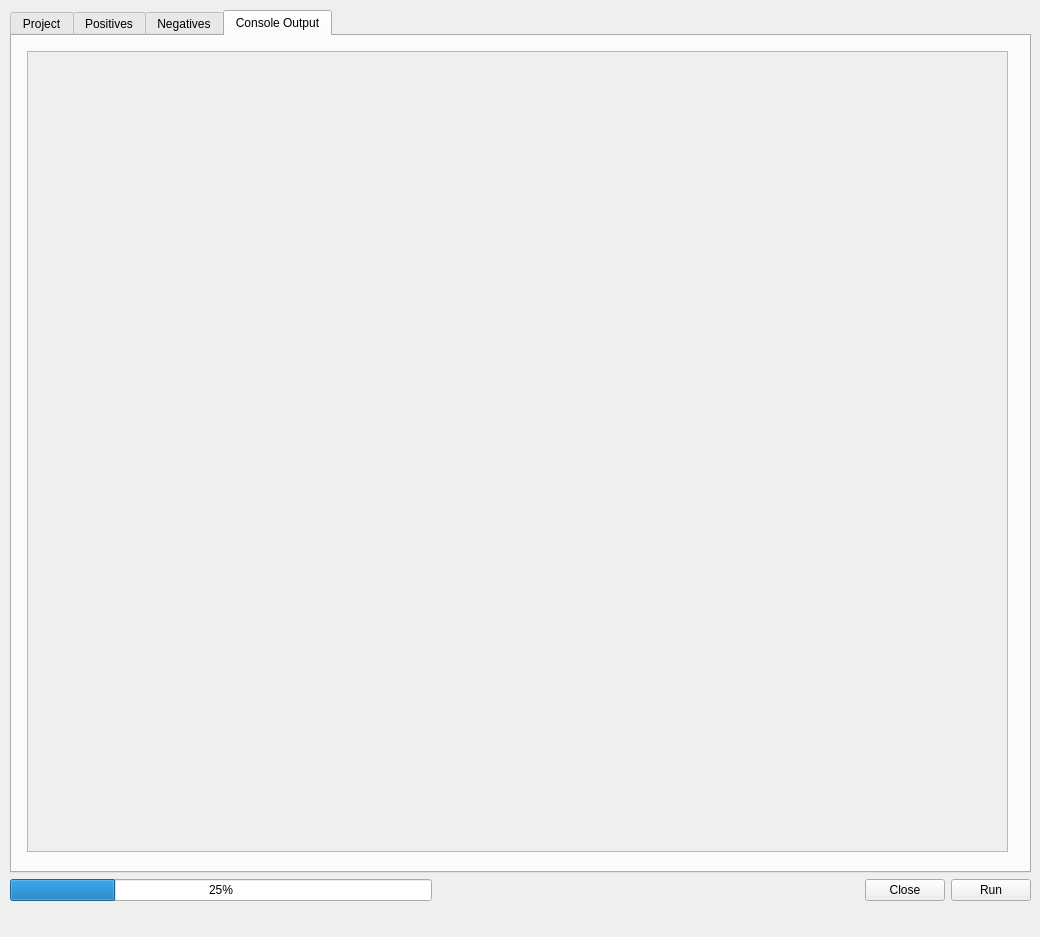
<?xml version="1.0" encoding="UTF-8"?>
<ui version="4.0">
 <class>ClassifierTrainerGUI</class>
 <widget class="QWidget" name="ClassifierTrainerGUI">
  <property name="geometry">
   <rect>
    <x>0</x>
    <y>0</y>
    <width>1040</width>
    <height>937</height>
   </rect>
  </property>
  <property name="windowTitle">
   <string>Form</string>
  </property>
  <widget class="QWidget" name="gridLayoutWidget">
   <property name="geometry">
    <rect>
     <x>0</x>
     <y>0</y>
     <width>1041</width>
     <height>911</height>
    </rect>
   </property>
   <layout class="QGridLayout" name="mainLayout">
    <property name="sizeConstraint">
     <enum>QLayout::SetMinAndMaxSize</enum>
    </property>
    <property name="leftMargin">
     <number>10</number>
    </property>
    <property name="topMargin">
     <number>10</number>
    </property>
    <property name="rightMargin">
     <number>10</number>
    </property>
    <property name="bottomMargin">
     <number>10</number>
    </property>
    <item row="1" column="2">
     <widget class="QPushButton" name="closeTrainer">
      <property name="sizePolicy">
       <sizepolicy hsizetype="Fixed" vsizetype="Fixed">
        <horstretch>0</horstretch>
        <verstretch>0</verstretch>
       </sizepolicy>
      </property>
      <property name="text">
       <string>Close</string>
      </property>
     </widget>
    </item>
    <item row="1" column="3">
     <widget class="QPushButton" name="runTrainer">
      <property name="text">
       <string>Run</string>
      </property>
     </widget>
    </item>
    <item row="0" column="0" colspan="4">
     <widget class="QTabWidget" name="tabWidget">
      <property name="sizePolicy">
       <sizepolicy hsizetype="Expanding" vsizetype="Expanding">
        <horstretch>0</horstretch>
        <verstretch>0</verstretch>
       </sizepolicy>
      </property>
      <property name="currentIndex">
       <number>3</number>
      </property>
      <widget class="QWidget" name="prefTab">
       <attribute name="title">
        <string>Project</string>
       </attribute>
       <widget class="QWidget" name="verticalLayoutWidget">
        <property name="geometry">
         <rect>
          <x>0</x>
          <y>9</y>
          <width>1021</width>
          <height>801</height>
         </rect>
        </property>
        <layout class="QVBoxLayout" name="prefTabLayout">
         <property name="leftMargin">
          <number>10</number>
         </property>
         <property name="topMargin">
          <number>10</number>
         </property>
         <property name="rightMargin">
          <number>10</number>
         </property>
         <property name="bottomMargin">
          <number>10</number>
         </property>
         <item>
          <layout class="QFormLayout" name="formLayout_2">
           <property name="sizeConstraint">
            <enum>QLayout::SetFixedSize</enum>
           </property>
           <property name="fieldGrowthPolicy">
            <enum>QFormLayout::ExpandingFieldsGrow</enum>
           </property>
           <property name="labelAlignment">
            <set>Qt::AlignRight|Qt::AlignTrailing|Qt::AlignVCenter</set>
           </property>
           <property name="formAlignment">
            <set>Qt::AlignLeading|Qt::AlignLeft|Qt::AlignTop</set>
           </property>
           <property name="leftMargin">
            <number>5</number>
           </property>
           <property name="topMargin">
            <number>5</number>
           </property>
           <property name="rightMargin">
            <number>5</number>
           </property>
           <property name="bottomMargin">
            <number>5</number>
           </property>
           <item row="0" column="0">
            <widget class="QLabel" name="label_5">
             <property name="text">
              <string>Name</string>
             </property>
            </widget>
           </item>
           <item row="0" column="1">
            <widget class="QLineEdit" name="projName">
             <property name="minimumSize">
              <size>
               <width>250</width>
               <height>0</height>
              </size>
             </property>
            </widget>
           </item>
           <item row="1" column="0">
            <widget class="QLabel" name="label_6">
             <property name="text">
              <string>Description</string>
             </property>
            </widget>
           </item>
           <item row="2" column="0">
            <widget class="QLabel" name="label_7">
             <property name="text">
              <string>Author</string>
             </property>
            </widget>
           </item>
           <item row="2" column="1">
            <widget class="QLineEdit" name="projAuthor">
             <property name="minimumSize">
              <size>
               <width>250</width>
               <height>0</height>
              </size>
             </property>
            </widget>
           </item>
           <item row="3" column="0">
            <widget class="QLabel" name="label_8">
             <property name="text">
              <string>Project Type</string>
             </property>
            </widget>
           </item>
           <item row="3" column="1">
            <widget class="QLineEdit" name="lineEdit_4">
             <property name="enabled">
              <bool>false</bool>
             </property>
             <property name="minimumSize">
              <size>
               <width>250</width>
               <height>0</height>
              </size>
             </property>
             <property name="text">
              <string>Cascade Classifier Trainer</string>
             </property>
            </widget>
           </item>
           <item row="1" column="1">
            <widget class="QLineEdit" name="projDescription"/>
           </item>
          </layout>
         </item>
         <item>
          <spacer name="verticalSpacer">
           <property name="orientation">
            <enum>Qt::Vertical</enum>
           </property>
           <property name="sizeHint" stdset="0">
            <size>
             <width>20</width>
             <height>40</height>
            </size>
           </property>
          </spacer>
         </item>
         <item>
          <widget class="QLabel" name="projSavedLabel">
           <property name="font">
            <font>
             <weight>50</weight>
             <bold>false</bold>
            </font>
           </property>
           <property name="text">
            <string/>
           </property>
          </widget>
         </item>
         <item>
          <widget class="Line" name="line">
           <property name="orientation">
            <enum>Qt::Horizontal</enum>
           </property>
          </widget>
         </item>
         <item>
          <widget class="QLabel" name="label">
           <property name="text">
            <string>TIP: Add or Change values in the project and they will be automatically updated.</string>
           </property>
          </widget>
         </item>
        </layout>
       </widget>
       <zorder>verticalLayoutWidget</zorder>
       <zorder>layoutWidget</zorder>
      </widget>
      <widget class="QWidget" name="positiveTab">
       <attribute name="title">
        <string>Positives</string>
       </attribute>
       <widget class="QWidget" name="horizontalLayoutWidget">
        <property name="geometry">
         <rect>
          <x>0</x>
          <y>0</y>
          <width>1011</width>
          <height>801</height>
         </rect>
        </property>
        <layout class="QHBoxLayout" name="positiveTabMainLayout">
         <item>
          <widget class="QSplitter" name="positiveTabSplitter">
           <property name="sizePolicy">
            <sizepolicy hsizetype="Expanding" vsizetype="Expanding">
             <horstretch>0</horstretch>
             <verstretch>0</verstretch>
            </sizepolicy>
           </property>
           <property name="frameShadow">
            <enum>QFrame::Plain</enum>
           </property>
           <property name="lineWidth">
            <number>1</number>
           </property>
           <property name="orientation">
            <enum>Qt::Horizontal</enum>
           </property>
           <property name="opaqueResize">
            <bool>true</bool>
           </property>
           <property name="childrenCollapsible">
            <bool>true</bool>
           </property>
           <widget class="QGroupBox" name="positiveImagesGroup">
            <property name="sizePolicy">
             <sizepolicy hsizetype="MinimumExpanding" vsizetype="MinimumExpanding">
              <horstretch>0</horstretch>
              <verstretch>0</verstretch>
             </sizepolicy>
            </property>
            <property name="minimumSize">
             <size>
              <width>500</width>
              <height>0</height>
             </size>
            </property>
            <property name="title">
             <string>Positive Images</string>
            </property>
            <widget class="QWidget" name="verticalLayoutWidget_4">
             <property name="geometry">
              <rect>
               <x>0</x>
               <y>20</y>
               <width>741</width>
               <height>771</height>
              </rect>
             </property>
             <layout class="QVBoxLayout" name="positiveImagesGroupLayout">
              <property name="leftMargin">
               <number>5</number>
              </property>
              <property name="topMargin">
               <number>5</number>
              </property>
              <property name="rightMargin">
               <number>5</number>
              </property>
              <property name="bottomMargin">
               <number>5</number>
              </property>
              <item>
               <widget class="QLabel" name="negativeInstruction_2">
                <property name="mouseTracking">
                 <bool>false</bool>
                </property>
                <property name="text">
                 <string>Add positive images for training in this frame. Selecting any image allows you to preview them on the right. After selecting an image you can add sections that you wish to create samples from. Use the buttons below to add or delete images, and add or delete sections. The project is automatically saved.</string>
                </property>
                <property name="wordWrap">
                 <bool>true</bool>
                </property>
               </widget>
              </item>
              <item>
               <layout class="QHBoxLayout" name="horizontalLayout_3">
                <item>
                 <widget class="QPushButton" name="addImageToPositivesBtn">
                  <property name="text">
                   <string>Add Image</string>
                  </property>
                  <property name="icon">
                   <iconset>
                    <normalon>:/image_add.png</normalon>
                   </iconset>
                  </property>
                 </widget>
                </item>
                <item>
                 <widget class="QPushButton" name="delImageFromPositivesBtn">
                  <property name="text">
                   <string>Delete Image</string>
                  </property>
                  <property name="icon">
                   <iconset>
                    <normalon>:/image_delete.png</normalon>
                   </iconset>
                  </property>
                 </widget>
                </item>
               </layout>
              </item>
              <item>
               <layout class="QHBoxLayout" name="horizontalLayout_4">
                <item>
                 <widget class="QPushButton" name="addSelectionToPositivesBtn">
                  <property name="text">
                   <string>Add Section</string>
                  </property>
                  <property name="icon">
                   <iconset>
                    <normalon>:/note_add.png</normalon>
                   </iconset>
                  </property>
                 </widget>
                </item>
                <item>
                 <widget class="QPushButton" name="delSelectionToNegativesBtn">
                  <property name="text">
                   <string>Delete Section</string>
                  </property>
                  <property name="icon">
                   <iconset>
                    <normalon>:/note_delete.png</normalon>
                   </iconset>
                  </property>
                 </widget>
                </item>
               </layout>
              </item>
              <item>
               <widget class="QTreeView" name="positiveTreeView"/>
              </item>
              <item>
               <layout class="QFormLayout" name="formLayout_3">
                <item row="0" column="0">
                 <widget class="QLabel" name="label_9">
                  <property name="text">
                   <string>Number of Images:</string>
                  </property>
                 </widget>
                </item>
                <item row="0" column="1">
                 <widget class="QLabel" name="positiveImageCount">
                  <property name="text">
                   <string>N/A</string>
                  </property>
                 </widget>
                </item>
               </layout>
              </item>
             </layout>
            </widget>
           </widget>
           <widget class="QGroupBox" name="positiveImagePreviewGroup">
            <property name="sizePolicy">
             <sizepolicy hsizetype="Maximum" vsizetype="MinimumExpanding">
              <horstretch>0</horstretch>
              <verstretch>0</verstretch>
             </sizepolicy>
            </property>
            <property name="title">
             <string>Image Preview</string>
            </property>
            <widget class="QWidget" name="verticalLayoutWidget_5">
             <property name="geometry">
              <rect>
               <x>0</x>
               <y>20</y>
               <width>501</width>
               <height>791</height>
              </rect>
             </property>
             <layout class="QVBoxLayout" name="positiveImagePreviewGroupLayout">
              <property name="leftMargin">
               <number>5</number>
              </property>
              <property name="topMargin">
               <number>5</number>
              </property>
              <property name="rightMargin">
               <number>5</number>
              </property>
              <property name="bottomMargin">
               <number>5</number>
              </property>
              <item>
               <widget class="QScrollArea" name="scrollArea_2">
                <property name="widgetResizable">
                 <bool>true</bool>
                </property>
                <widget class="QWidget" name="scrollAreaWidgetContents_2">
                 <property name="geometry">
                  <rect>
                   <x>0</x>
                   <y>0</y>
                   <width>489</width>
                   <height>779</height>
                  </rect>
                 </property>
                 <widget class="QLabel" name="posImageLbl">
                  <property name="geometry">
                   <rect>
                    <x>0</x>
                    <y>0</y>
                    <width>491</width>
                    <height>781</height>
                   </rect>
                  </property>
                  <property name="sizePolicy">
                   <sizepolicy hsizetype="Expanding" vsizetype="Expanding">
                    <horstretch>0</horstretch>
                    <verstretch>0</verstretch>
                   </sizepolicy>
                  </property>
                  <property name="text">
                   <string>No Image Selected</string>
                  </property>
                  <property name="alignment">
                   <set>Qt::AlignCenter</set>
                  </property>
                 </widget>
                </widget>
               </widget>
              </item>
             </layout>
            </widget>
           </widget>
          </widget>
         </item>
        </layout>
       </widget>
      </widget>
      <widget class="QWidget" name="negativeTab">
       <attribute name="title">
        <string>Negatives</string>
       </attribute>
       <widget class="QWidget" name="horizontalLayoutWidget_2">
        <property name="geometry">
         <rect>
          <x>0</x>
          <y>0</y>
          <width>1011</width>
          <height>821</height>
         </rect>
        </property>
        <layout class="QHBoxLayout" name="negativeTabMainLayout">
         <item>
          <widget class="QSplitter" name="negativeTabSplitter">
           <property name="sizePolicy">
            <sizepolicy hsizetype="Expanding" vsizetype="Expanding">
             <horstretch>0</horstretch>
             <verstretch>0</verstretch>
            </sizepolicy>
           </property>
           <property name="orientation">
            <enum>Qt::Horizontal</enum>
           </property>
           <widget class="QGroupBox" name="negativeImageGroup">
            <property name="title">
             <string>Negative Images</string>
            </property>
            <widget class="QWidget" name="verticalLayoutWidget_2">
             <property name="geometry">
              <rect>
               <x>0</x>
               <y>20</y>
               <width>501</width>
               <height>791</height>
              </rect>
             </property>
             <layout class="QVBoxLayout" name="negativeImageGroupLayout">
              <property name="leftMargin">
               <number>5</number>
              </property>
              <property name="topMargin">
               <number>5</number>
              </property>
              <property name="rightMargin">
               <number>5</number>
              </property>
              <property name="bottomMargin">
               <number>5</number>
              </property>
              <item>
               <widget class="QLabel" name="negativeInstruction">
                <property name="mouseTracking">
                 <bool>false</bool>
                </property>
                <property name="text">
                 <string>Add negative images for training in this frame. Selecting any image allows you to preview them on the right. Use the buttons below to add or delete images. The project is automatically saved.</string>
                </property>
                <property name="wordWrap">
                 <bool>true</bool>
                </property>
               </widget>
              </item>
              <item>
               <layout class="QHBoxLayout" name="horizontalLayout_2">
                <item>
                 <widget class="QPushButton" name="addImageToNegativesBtn">
                  <property name="text">
                   <string>Add Image</string>
                  </property>
                  <property name="icon">
                   <iconset>
                    <normalon>:/image_add.png</normalon>
                   </iconset>
                  </property>
                 </widget>
                </item>
                <item>
                 <widget class="QPushButton" name="delImageFromNegativesBtn">
                  <property name="text">
                   <string>Delete Image</string>
                  </property>
                  <property name="icon">
                   <iconset>
                    <normalon>:/image_delete.png</normalon>
                   </iconset>
                  </property>
                 </widget>
                </item>
               </layout>
              </item>
              <item>
               <widget class="QTreeView" name="negativeTreeView"/>
              </item>
              <item>
               <layout class="QFormLayout" name="formLayout_4">
                <item row="0" column="0">
                 <widget class="QLabel" name="label_10">
                  <property name="text">
                   <string>Number of Images:</string>
                  </property>
                 </widget>
                </item>
                <item row="0" column="1">
                 <widget class="QLabel" name="negativeImageCount">
                  <property name="text">
                   <string>N/A</string>
                  </property>
                 </widget>
                </item>
               </layout>
              </item>
             </layout>
            </widget>
           </widget>
           <widget class="QGroupBox" name="negativeImagePreviewGroup">
            <property name="title">
             <string>Image Preview</string>
            </property>
            <widget class="QWidget" name="verticalLayoutWidget_3">
             <property name="geometry">
              <rect>
               <x>0</x>
               <y>20</y>
               <width>510</width>
               <height>791</height>
              </rect>
             </property>
             <layout class="QVBoxLayout" name="negativeImagePreviewGroupLayout">
              <property name="leftMargin">
               <number>5</number>
              </property>
              <property name="topMargin">
               <number>5</number>
              </property>
              <property name="rightMargin">
               <number>5</number>
              </property>
              <property name="bottomMargin">
               <number>5</number>
              </property>
              <item>
               <widget class="QScrollArea" name="scrollArea">
                <property name="widgetResizable">
                 <bool>true</bool>
                </property>
                <widget class="QWidget" name="scrollAreaWidgetContents">
                 <property name="geometry">
                  <rect>
                   <x>0</x>
                   <y>0</y>
                   <width>498</width>
                   <height>779</height>
                  </rect>
                 </property>
                 <widget class="QLabel" name="negImageLbl">
                  <property name="geometry">
                   <rect>
                    <x>0</x>
                    <y>0</y>
                    <width>491</width>
                    <height>781</height>
                   </rect>
                  </property>
                  <property name="text">
                   <string>No Image Selected</string>
                  </property>
                  <property name="alignment">
                   <set>Qt::AlignCenter</set>
                  </property>
                 </widget>
                </widget>
               </widget>
              </item>
             </layout>
            </widget>
           </widget>
          </widget>
         </item>
        </layout>
       </widget>
      </widget>
      <widget class="QWidget" name="consoleOutputPage">
       <attribute name="title">
        <string>Console Output</string>
       </attribute>
       <widget class="QWidget" name="verticalLayoutWidget_6">
        <property name="geometry">
         <rect>
          <x>10</x>
          <y>10</y>
          <width>991</width>
          <height>811</height>
         </rect>
        </property>
        <layout class="QVBoxLayout" name="consoleOutputPageLayout">
         <property name="leftMargin">
          <number>5</number>
         </property>
         <property name="topMargin">
          <number>5</number>
         </property>
         <property name="rightMargin">
          <number>5</number>
         </property>
         <property name="bottomMargin">
          <number>5</number>
         </property>
         <item>
          <widget class="QPlainTextEdit" name="consoleOutBox">
           <property name="enabled">
            <bool>false</bool>
           </property>
          </widget>
         </item>
        </layout>
       </widget>
      </widget>
     </widget>
    </item>
    <item row="1" column="0">
     <widget class="QProgressBar" name="progressBar">
      <property name="value">
       <number>25</number>
      </property>
      <property name="invertedAppearance">
       <bool>false</bool>
      </property>
     </widget>
    </item>
    <item row="1" column="1">
     <spacer name="horizontalSpacer">
      <property name="orientation">
       <enum>Qt::Horizontal</enum>
      </property>
      <property name="sizeHint" stdset="0">
       <size>
        <width>40</width>
        <height>20</height>
       </size>
      </property>
     </spacer>
    </item>
   </layout>
  </widget>
 </widget>
 <tabstops>
  <tabstop>closeTrainer</tabstop>
  <tabstop>runTrainer</tabstop>
  <tabstop>tabWidget</tabstop>
  <tabstop>addImageToPositivesBtn</tabstop>
  <tabstop>delImageFromPositivesBtn</tabstop>
  <tabstop>addSelectionToPositivesBtn</tabstop>
  <tabstop>delSelectionToNegativesBtn</tabstop>
  <tabstop>positiveTreeView</tabstop>
  <tabstop>scrollArea_2</tabstop>
  <tabstop>addImageToNegativesBtn</tabstop>
  <tabstop>delImageFromNegativesBtn</tabstop>
  <tabstop>negativeTreeView</tabstop>
  <tabstop>scrollArea</tabstop>
  <tabstop>consoleOut</tabstop>
  <tabstop>consoleOutBox</tabstop>
  <tabstop>lineEdit_5</tabstop>
  <tabstop>plainTextEdit_2</tabstop>
  <tabstop>lineEdit_6</tabstop>
  <tabstop>lineEdit_4</tabstop>
  <tabstop>projName</tabstop>
  <tabstop>projDescription</tabstop>
  <tabstop>projAuthor</tabstop>
  <tabstop>lineEdit_4</tabstop>
 </tabstops>
 <resources/>
 <connections/>
</ui>
